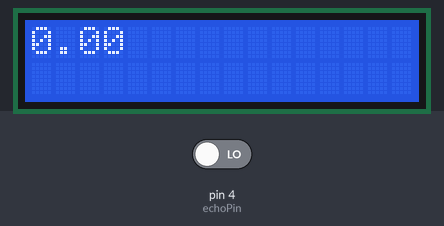
A sketch run on a simulated Arduino Uno, built with avr-gcc and run on an emulated ATmega328P. On the bench: 16×2 character LCD. The test bench sets the inputs (shaded band); at power-on: pin 4 (echoPin) LOW. What the sketch prints to the serial monitor is not drawn.

Above: at 2.2 s.

The sketch:

Code.ino
```cpp
#include <LiquidCrystal_I2C.h>

LiquidCrystal_I2C lcd(0x27, 16, 2); // I2C address 0x27, 16 column and 2 rows
int trigPin = 5;    // TRIG pin
int echoPin = 4;    // ECHO pin

float duration, distance;

void setup()
{
  Serial.begin(9600);
lcd.begin (16,2);
  lcd.init(); //initializes lcd
  lcd.backlight();//turns on backlight of lcd

lcd.home ();//moves cursor to home positio of lcd

delay(1000);
lcd.clear();
  // configure the trigger pin to output mode
  pinMode(trigPin, OUTPUT);
  // configure the echo pin to input mode
  pinMode(echoPin, INPUT);
}

void loop()
{ // generate 10-microsecond pulse to TRIG pin
  digitalWrite(trigPin, HIGH);
  delayMicroseconds(10000);
  digitalWrite(trigPin, LOW);

  // measure duration of pulse from ECHO pin
  duration = pulseIn(echoPin, HIGH);

  // calculate the distance
  distance = 0.017 * duration;
  Serial.println(distance);

  // print the value to lcd
 lcd.print(distance);
delay(2000);
lcd.clear();
}
```

Measured:
- what the display in image 0 shows lasts 2.1 s, from 2.1 s to 4.2 s
